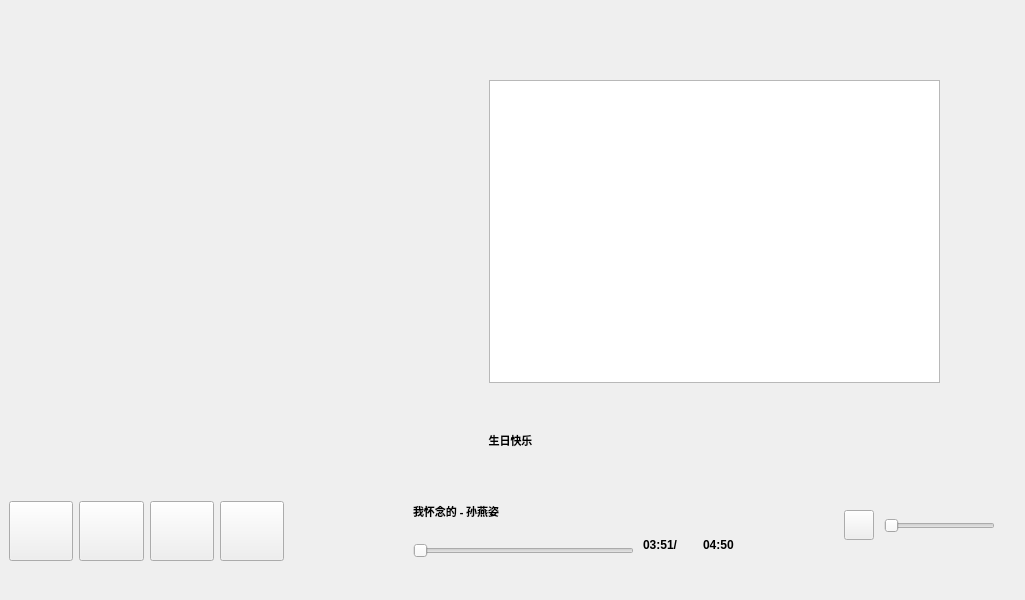
<?xml version="1.0" encoding="UTF-8"?>
<ui version="4.0">
 <class>Widget</class>
 <widget class="QWidget" name="Widget">
  <property name="geometry">
   <rect>
    <x>0</x>
    <y>0</y>
    <width>1025</width>
    <height>600</height>
   </rect>
  </property>
  <property name="windowTitle">
   <string>Widget</string>
  </property>
  <widget class="QLabel" name="currentLyric">
   <property name="geometry">
    <rect>
     <x>300</x>
     <y>420</y>
     <width>421</width>
     <height>41</height>
    </rect>
   </property>
   <property name="font">
    <font>
     <pointsize>8</pointsize>
     <bold>true</bold>
    </font>
   </property>
   <property name="text">
    <string>生日快乐</string>
   </property>
   <property name="alignment">
    <set>Qt::AlignCenter</set>
   </property>
  </widget>
  <widget class="QWidget" name="">
   <property name="geometry">
    <rect>
     <x>0</x>
     <y>480</y>
     <width>1015</width>
     <height>103</height>
    </rect>
   </property>
   <layout class="QHBoxLayout" name="horizontalLayout_3">
    <item>
     <widget class="QWidget" name="widget" native="true">
      <property name="minimumSize">
       <size>
        <width>293</width>
        <height>86</height>
       </size>
      </property>
      <layout class="QHBoxLayout" name="horizontalLayout">
       <item>
        <widget class="QPushButton" name="prevBtn">
         <property name="minimumSize">
          <size>
           <width>60</width>
           <height>60</height>
          </size>
         </property>
         <property name="text">
          <string/>
         </property>
        </widget>
       </item>
       <item>
        <widget class="QPushButton" name="playerBtn">
         <property name="minimumSize">
          <size>
           <width>60</width>
           <height>60</height>
          </size>
         </property>
         <property name="text">
          <string/>
         </property>
        </widget>
       </item>
       <item>
        <widget class="QPushButton" name="nextBtn">
         <property name="minimumSize">
          <size>
           <width>60</width>
           <height>60</height>
          </size>
         </property>
         <property name="text">
          <string/>
         </property>
        </widget>
       </item>
       <item>
        <widget class="QPushButton" name="modeBtn">
         <property name="minimumSize">
          <size>
           <width>60</width>
           <height>60</height>
          </size>
         </property>
         <property name="text">
          <string/>
         </property>
        </widget>
       </item>
      </layout>
     </widget>
    </item>
    <item>
     <spacer name="horizontalSpacer_2">
      <property name="minimumSize">
       <size>
        <width>21</width>
        <height>23</height>
       </size>
      </property>
      <property name="orientation">
       <enum>Qt::Horizontal</enum>
      </property>
      <property name="sizeHint" stdset="0">
       <size>
        <width>18</width>
        <height>20</height>
       </size>
      </property>
     </spacer>
    </item>
    <item>
     <widget class="QWidget" name="widget_2" native="true">
      <property name="minimumSize">
       <size>
        <width>461</width>
        <height>101</height>
       </size>
      </property>
      <widget class="QLabel" name="albumPic">
       <property name="geometry">
        <rect>
         <x>10</x>
         <y>20</y>
         <width>60</width>
         <height>60</height>
        </rect>
       </property>
       <property name="minimumSize">
        <size>
         <width>60</width>
         <height>60</height>
        </size>
       </property>
       <property name="text">
        <string/>
       </property>
      </widget>
      <widget class="QSlider" name="processBar">
       <property name="geometry">
        <rect>
         <x>80</x>
         <y>60</y>
         <width>221</width>
         <height>22</height>
        </rect>
       </property>
       <property name="orientation">
        <enum>Qt::Horizontal</enum>
       </property>
      </widget>
      <widget class="QLabel" name="songName">
       <property name="geometry">
        <rect>
         <x>80</x>
         <y>20</y>
         <width>151</width>
         <height>23</height>
        </rect>
       </property>
       <property name="font">
        <font>
         <family>Microsoft YaHei UI Light</family>
         <pointsize>8</pointsize>
         <bold>true</bold>
        </font>
       </property>
       <property name="text">
        <string>我怀念的 - 孙燕姿</string>
       </property>
      </widget>
      <widget class="QLabel" name="currentTime">
       <property name="geometry">
        <rect>
         <x>310</x>
         <y>50</y>
         <width>61</width>
         <height>30</height>
        </rect>
       </property>
       <property name="font">
        <font>
         <bold>true</bold>
        </font>
       </property>
       <property name="text">
        <string>03:51/</string>
       </property>
      </widget>
      <widget class="QLabel" name="totalTime">
       <property name="geometry">
        <rect>
         <x>370</x>
         <y>50</y>
         <width>60</width>
         <height>30</height>
        </rect>
       </property>
       <property name="font">
        <font>
         <bold>true</bold>
        </font>
       </property>
       <property name="text">
        <string>04:50</string>
       </property>
      </widget>
     </widget>
    </item>
    <item>
     <spacer name="horizontalSpacer_3">
      <property name="minimumSize">
       <size>
        <width>21</width>
        <height>23</height>
       </size>
      </property>
      <property name="orientation">
       <enum>Qt::Horizontal</enum>
      </property>
      <property name="sizeHint" stdset="0">
       <size>
        <width>18</width>
        <height>20</height>
       </size>
      </property>
     </spacer>
    </item>
    <item>
     <widget class="QWidget" name="widget_3" native="true">
      <property name="minimumSize">
       <size>
        <width>181</width>
        <height>80</height>
       </size>
      </property>
      <widget class="QSlider" name="soundBar">
       <property name="geometry">
        <rect>
         <x>50</x>
         <y>35</y>
         <width>111</width>
         <height>22</height>
        </rect>
       </property>
       <property name="orientation">
        <enum>Qt::Horizontal</enum>
       </property>
      </widget>
      <widget class="QPushButton" name="soundBtn">
       <property name="geometry">
        <rect>
         <x>10</x>
         <y>30</y>
         <width>30</width>
         <height>30</height>
        </rect>
       </property>
       <property name="text">
        <string/>
       </property>
      </widget>
     </widget>
    </item>
   </layout>
  </widget>
  <widget class="QWidget" name="">
   <property name="geometry">
    <rect>
     <x>111</x>
     <y>80</y>
     <width>829</width>
     <height>303</height>
    </rect>
   </property>
   <layout class="QHBoxLayout" name="horizontalLayout_2">
    <item>
     <widget class="RotateWidget" name="PostWidget" native="true">
      <property name="minimumSize">
       <size>
        <width>300</width>
        <height>300</height>
       </size>
      </property>
     </widget>
    </item>
    <item>
     <spacer name="horizontalSpacer">
      <property name="orientation">
       <enum>Qt::Horizontal</enum>
      </property>
      <property name="sizeHint" stdset="0">
       <size>
        <width>58</width>
        <height>20</height>
       </size>
      </property>
     </spacer>
    </item>
    <item>
     <widget class="QListWidget" name="musicList">
      <property name="sizePolicy">
       <sizepolicy hsizetype="Preferred" vsizetype="Preferred">
        <horstretch>0</horstretch>
        <verstretch>0</verstretch>
       </sizepolicy>
      </property>
      <property name="minimumSize">
       <size>
        <width>451</width>
        <height>301</height>
       </size>
      </property>
     </widget>
    </item>
   </layout>
  </widget>
 </widget>
 <customwidgets>
  <customwidget>
   <class>RotateWidget</class>
   <extends>QWidget</extends>
   <header location="global">rotatewidget.h</header>
   <container>1</container>
  </customwidget>
 </customwidgets>
 <resources/>
 <connections/>
</ui>
